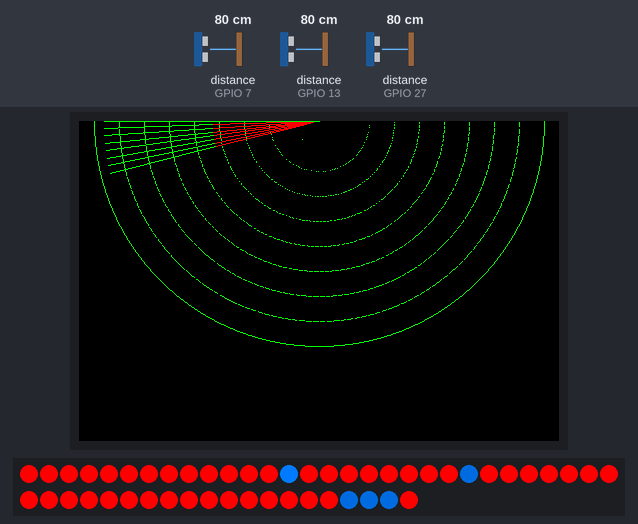
Simulated run of this sketch. Board: ESP32. Parts: 480×320 colour display, 50 RGB LEDs in strip order, left to right, continuing on the next row. Wiring (inferred from the names in the program): 3 × ultrasonic range finder: trigger GPIO 8, echo GPIO 7 / trigger GPIO 12, echo GPIO 13 / trigger GPIO 33, echo GPIO 27. Inputs (shaded band) come from the test bench; at power-on: distance to the obstacle (sensors on GPIO 7, GPIO 13, GPIO 27) 80 cm. The echo pulse lasts 58.3 µs per cm; what the sketch prints to the serial monitor is not drawn.

Above: at 4.6 s.
4.7 s: distance to the obstacle (sensor on GPIO 7) set to 2 cm
At 6.0 s:
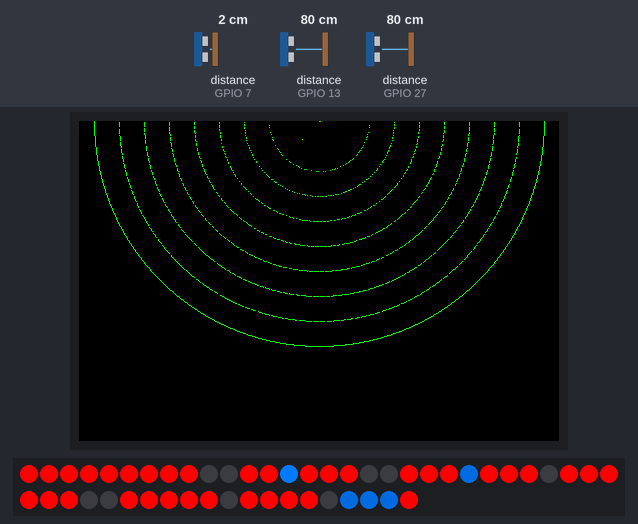
7.3 s: distance to the obstacle (sensor on GPIO 13) set to 2 cm
At 8.1 s:
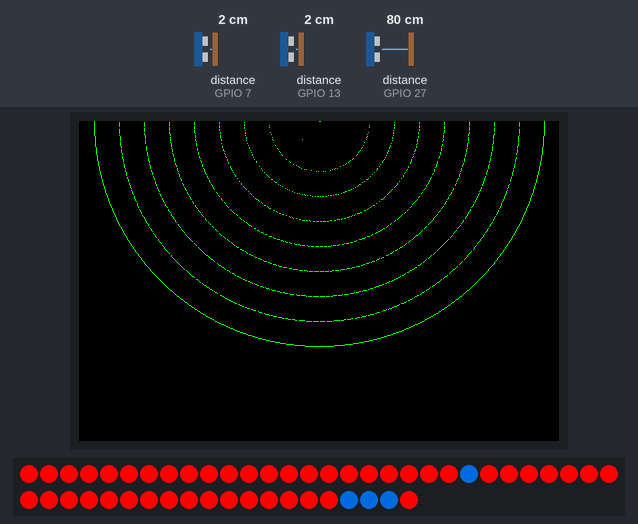
9.4 s: distance to the obstacle (sensor on GPIO 27) set to 2 cm
At 10.81 s:
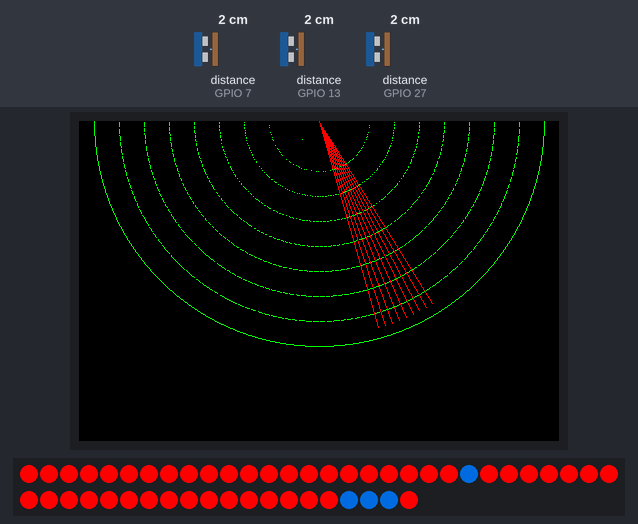
12.1 s: distance to the obstacle (sensor on GPIO 7) set to 18 cm
At 13.22 s:
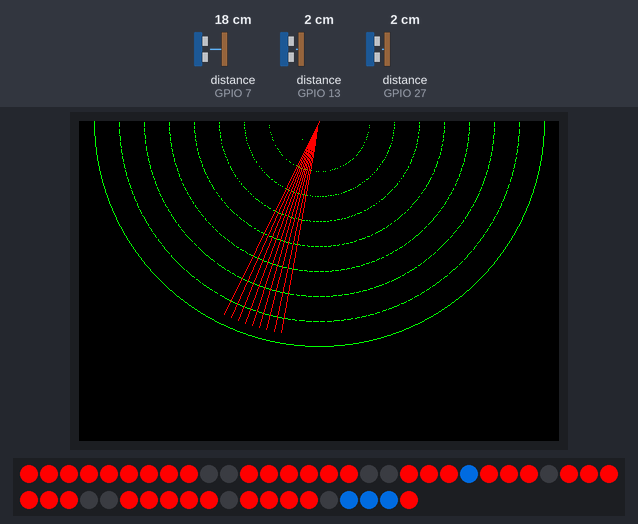
14.5 s: distance to the obstacle (sensor on GPIO 13) set to 18 cm
18.8 s: distance to the obstacle (sensor on GPIO 27) set to 9 cm
At 22.88 s:
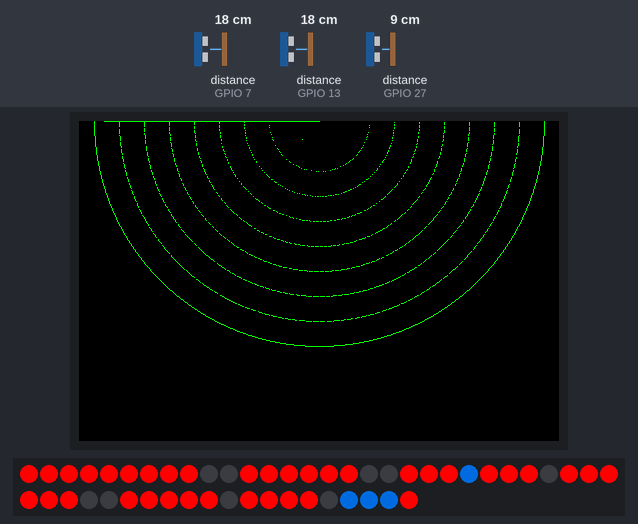

Measured:
- after the input at 7.3 s, the display: first differs from a run without the input after 0.65 s (image 2)

The sketch:

Ultrasonic_Radar.ino
```cpp
#include <SPI.h>
#include <WS2812FX.h>
#include "Adafruit_GFX.h"
#include "Adafruit_HX8357.h"
#include "myhead.h"

TaskHandle_t Task1;
TaskHandle_t Task2;

// Define the current state for each sensor
SensorState sensor1State = SENSOR1_FAR;
SensorState sensor2State = SENSOR2_FAR;
SensorState sensor3State = SENSOR3_NO;

int width = 480;
int height = 320;
uint16_t black = 0x0000;
uint16_t green = 0x07E0;
uint16_t skyBlue = 0x007BFF;
uint16_t red = 0xF800;

Trail trails[MAX_TRAILS];
int trailIndex = 0;

const int trigPins[NUM_SENSORS] = {trigPin1, trigPin2, trigPin3};
const int echoPins[NUM_SENSORS] = {echoPin1, echoPin2, echoPin3};

unsigned long lastChange = 0;
int state = 0;
bool ledNeedReset = false;

const int pattern1[] = {0, 1, 2, 3, 4, 8, 11, 16, 19, 25, 27, 32, 35, 39, 41, 42, 43, 44};
const int pattern2[] = {5, 6, 7, 12, 15, 20, 24, 28, 31, 36, 37, 38};
const int pattern3[] = {13, 14, 21, 23, 29, 30};
const int pattern4[] = {9, 10, 17, 18, 26, 33, 34, 40, 45};


// Screen controller
Adafruit_HX8357 tft = Adafruit_HX8357(TFT_CS, TFT_DC, TFT_RST);

// LED controller
WS2812FX ws2812fx = WS2812FX(LED_COUNT, LED_PIN, NEO_GRB + NEO_KHZ800);

int led_state = BLUE_BREATH;

void setup() {
  Serial.begin(115200);
  delay(250);

  screenSetup();
  screenReset();
  delay(250);

  sensorSetup();
  delay(250);

  ledSetup();
  delay(250);

  xTaskCreatePinnedToCore(
                    TaskSensor,   /* Task function. */
                    "Task1",     /* name of task. */
                    10000,       /* Stack size of task */
                    NULL,        /* parameter of the task */
                    1,           /* priority of the task */
                    &Task1,      /* Task handle to keep track of created task */
                    0);          /* pin task to core 0 */
  delay(500);

  xTaskCreatePinnedToCore(
                    TaskLED,   /* Task function. */
                    "Task2",     /* name of task. */
                    10000,       /* Stack size of task */
                    NULL,        /* parameter of the task */
                    1,           /* priority of the task */
                    &Task2,      /* Task handle to keep track of created task */
                    1);          /* pin task to core 1 */
  delay(500);
}

void loop() {
}

void TaskSensor(void * pvParameters){
  for (;;) {
    drawRadar(false);
    runSensor();
    drawRadar(true);
    runSensor();
  }
}

void TaskLED(void * pvParameters){
  for (;;) {
    ledReaction();
  }
}

void screenSetup() {
  tft.begin();
  delay(1000);
  tft.fillScreen(black);
  tft.setRotation(1);
  tft.setCursor(0,0);
}

void screenReset() {
  // set background
  tft.fillScreen(black);

  // set initial graphic
  for (int r = 0; r < (width / 2); r += 25) {
    tft.drawCircle(width / 2, 0, r, green);
  }
}

void ledSetup() {
  ws2812fx.init();
  ws2812fx.setBrightness(255);
  ws2812fx.setSpeed(2000);
  ws2812fx.setColor(skyBlue);
  ws2812fx.setMode(FX_MODE_FADE);
  ws2812fx.start();
}

void keepPattern4Off() {
  for (int i = 0; i < sizeof(pattern4) / sizeof(pattern4[0]); i++) {
    ws2812fx.setPixelColor(pattern4[i], BLACK);
  }
}

uint16_t CustomMode1(void) {

  for (int i = 0; i < sizeof(pattern2); i++) {
    ws2812fx.setPixelColor(pattern2[i], skyBlue);
  }
  for (int i = 0; i < sizeof(pattern1); i++) {
    ws2812fx.setPixelColor(pattern1[i], RED);
  }

  ws2812fx.setPixelColor(7, skyBlue);
  ws2812fx.setPixelColor(12, skyBlue);
  ws2812fx.setPixelColor(13, skyBlue);
  ws2812fx.setBrightness(255);

  keepPattern4Off();
  ws2812fx.show();
  return 0;
}

uint16_t CustomMode2(void) {


  for (int i = 0; i < sizeof(pattern3); i++) {
    ws2812fx.setPixelColor(pattern3[i], skyBlue);
  }
  for (int i = 0; i < sizeof(pattern1); i++) {
    ws2812fx.setPixelColor(pattern1[i], RED);
  }
  for (int i = 0; i < sizeof(pattern2); i++) {
    ws2812fx.setPixelColor(pattern2[i], RED);
  }

  ws2812fx.setPixelColor(13, skyBlue);
  ws2812fx.setPixelColor(7, RED);
  ws2812fx.setPixelColor(12, RED);
  ws2812fx.setBrightness(255);

  keepPattern4Off();
  ws2812fx.show();
  return 0;
}

uint16_t CustomMode3(void) {

  for (int i = 0; i < sizeof(pattern1); i++) {
    ws2812fx.setPixelColor(pattern1[i], RED);
  }
  for (int i = 0; i < sizeof(pattern2); i++) {
    ws2812fx.setPixelColor(pattern2[i], RED);
  }
  for (int i = 0; i < sizeof(pattern3); i++) {
    ws2812fx.setPixelColor(pattern3[i], RED);
  }
  ws2812fx.setBrightness(255);

  keepPattern4Off();
  ws2812fx.show();
  return 0;
}

void ledReaction() {
  if (led_state == BLUE_BREATH && ledNeedReset) {
    ledNeedReset = false;
    ws2812fx.setBrightness(255);
    ws2812fx.setSpeed(2000);
    ws2812fx.setColor(skyBlue);
    ws2812fx.setMode(FX_MODE_FADE);
  }
  else if (led_state == DISTANCE1) {
    ws2812fx.setCustomMode(CustomMode1);
    ws2812fx.setMode(FX_MODE_CUSTOM);
  }
  else if (led_state == DISTANCE2) {
    ws2812fx.setCustomMode(CustomMode2);
    ws2812fx.setMode(FX_MODE_CUSTOM);
  }
  else if (led_state == DISTANCE3) {
    ws2812fx.setCustomMode(CustomMode3);
    ws2812fx.setMode(FX_MODE_CUSTOM);
  }

  ws2812fx.service();
}

void drawRadar(bool reverse) {
  int prev_x = 0;
  int prev_y = 0;

  int start_angle = reverse ? 0 : 200;
  int end_angle = reverse ? 200 : -20;
  int step = reverse ? 2 : -2;

  for (int i = start_angle; reverse ? (i < end_angle) : (i > end_angle); i += step) {
    int angle = i;

    // Clear the oldest trail
    if (trailIndex >= MAX_TRAILS) {
      int clearIndex = (trailIndex + 1) % MAX_TRAILS;
      tft.drawLine(width / 2, 0, trails[clearIndex].end_x, trails[clearIndex].end_y, black);
      tft.drawLine(width / 2, 0, trails[clearIndex].mid_x, trails[clearIndex].mid_y, black);
      tft.drawLine(trails[clearIndex].mid_x, trails[clearIndex].mid_y, trails[clearIndex].end_x, trails[clearIndex].end_y, black);
    }

    // Calculate the radius of the outermost concentric circle
    int max_radius = (width / 2) - 25;

    // Calculate the end point of the line
    int end_x = width / 2 + cos(PI / 180 * angle) * max_radius;
    int end_y = sin(PI / 180 * angle) * max_radius;
    int mid_x = width / 2 + cos(PI / 180 * angle) * (max_radius / 2);
    int mid_y = sin(PI / 180 * angle) * (max_radius / 2);

    // Determine the current sensor state based on the angle
    SensorState currentState;
    if (angle >= 0 && angle < 60) {
      currentState = sensor1State;
    } else if (angle >= 60 && angle < 120) {
      currentState = sensor2State;
    } else if (angle >= 120 && angle < 180) {
      currentState = sensor3State;
    } else {
      currentState = SENSOR1_NO; // Default to SENSOR1_NO for angles outside 0-180
    }

    // Draw the line based on the current sensor state
    switch (currentState) {
      case SENSOR1_NEAR:
      case SENSOR2_NEAR:
      case SENSOR3_NEAR:
        // Draw the entire line in red
        tft.drawLine(width / 2, 0, end_x, end_y, red);
        // Update the trail to full length
        trails[trailIndex % MAX_TRAILS].mid_x = end_x;
        trails[trailIndex % MAX_TRAILS].mid_y = end_y;
        trails[trailIndex % MAX_TRAILS].end_x = end_x;
        trails[trailIndex % MAX_TRAILS].end_y = end_y;
        break;
      case SENSOR1_FAR:
      case SENSOR2_FAR:
      case SENSOR3_FAR:
        // Draw half the line in red and half in green
        tft.drawLine(width / 2, 0, mid_x, mid_y, red);
        tft.drawLine(mid_x, mid_y, end_x, end_y, green);
        // Update the trail to the midpoint and full length
        trails[trailIndex % MAX_TRAILS].mid_x = mid_x;
        trails[trailIndex % MAX_TRAILS].mid_y = mid_y;
        trails[trailIndex % MAX_TRAILS].end_x = end_x;
        trails[trailIndex % MAX_TRAILS].end_y = end_y;
        break;
        break;
      case SENSOR1_NO:
      case SENSOR2_NO:
      case SENSOR3_NO:
      default:
        // Draw the entire line in green
        tft.drawLine(width / 2, 0, end_x, end_y, green);
        // Update the trail to full length
        trails[trailIndex % MAX_TRAILS].mid_x = end_x;
        trails[trailIndex % MAX_TRAILS].mid_y = end_y;
        trails[trailIndex % MAX_TRAILS].end_x = end_x;
        trails[trailIndex % MAX_TRAILS].end_y = end_y;
        break;
    }

    // Update the trail
    trailIndex++;

    vTaskDelay(6 / portTICK_PERIOD_MS);
  }
}

void sensorSetup(){
  for (int i = 0; i < NUM_SENSORS; i++) {
    pinMode(trigPins[i], OUTPUT);
    pinMode(echoPins[i], INPUT);
  }
}

void runSensor(){
  long distances[NUM_SENSORS] = {0};

  for (int i = 0; i < NUM_SENSORS; i++) {
    long duration = 0;

    // Clear the trigPin
    digitalWrite(trigPins[i], LOW);
    delayMicroseconds(2);
    // Send a 10-microsecond pulse to trigger the ultrasonic senso
    digitalWrite(trigPins[i], HIGH);
    delayMicroseconds(10);
    digitalWrite(trigPins[i], LOW);
    // Read the duration of the echo pulse
    duration = pulseIn(echoPins[i], HIGH);

    // Calculate the distance in centimeters (cm)
    distances[i] = duration * 0.034 / 2;

    // Print the distance to the serial monitor
    Serial.print("Distance from sensor ");
    Serial.print(i);
    Serial.print(": ");
    Serial.print(distances[i]);
    Serial.println(" cm");

    // Update Screen States
    if (i == 0 && distances[i] > FAR_BOUND)
      sensor1State = SENSOR1_NO;
    else if (i == 1 && distances[i] > FAR_BOUND)
      sensor2State = SENSOR2_NO;
    else if (i == 2 && distances[i] > FAR_BOUND)
      sensor3State = SENSOR3_NO;
    else if (i == 0 && distances[i] < NEAR_BOUND)
      sensor1State = SENSOR1_NEAR;
    else if (i == 1 && distances[i] < NEAR_BOUND)
      sensor2State = SENSOR2_NEAR;
    else if (i == 2 && distances[i] < NEAR_BOUND)
      sensor3State = SENSOR3_NEAR;
    else if (i == 0 && distances[i] < FAR_BOUND && distances[i] > NEAR_BOUND)
      sensor1State = SENSOR1_FAR;
    else if (i == 1 && distances[i] < FAR_BOUND && distances[i] > NEAR_BOUND)
      sensor2State = SENSOR2_FAR;
    else if (i == 2 && distances[i] < FAR_BOUND && distances[i] > NEAR_BOUND)
      sensor3State = SENSOR3_FAR;

    vTaskDelay(100 / portTICK_PERIOD_MS);
  }

  // find min distance
  long minDistance = distances[0];
  for (int i = 1; i < NUM_SENSORS; i++) {
      if (distances[i] < minDistance) {
          minDistance = distances[i];
      }
  }

  if (minDistance < 50){
    Serial.println("Set Sate: DISTANCE3");
    led_state = DISTANCE3;
  }
  else if (minDistance >= 50 && minDistance < 100){
    Serial.println("Set Sate: DISTANCE2");
    led_state = DISTANCE2;
  }
  else if (minDistance >= 100 && minDistance < 150){
    Serial.println("Set Sate: DISTANCE1");
    led_state = DISTANCE1;
  }
  else{
    if (led_state != BLUE_BREATH){
      ledNeedReset = true;
    }
    led_state = BLUE_BREATH;
  }

  Serial.println();
}
```

myhead.h
```cpp
// Ultrasonic Sensor
// Screen stop moving: 21, 19, 5, 4
// Sensor gpio error: 36, 39
#define NUM_SENSORS 3

#define trigPin1 8
#define echoPin1 7
#define trigPin2 12
#define echoPin2 13
#define trigPin3 33
#define echoPin3 27


// LED Stripe
#define LED_COUNT 50
#define LED_PIN 14

#define TRANSITION_SPEED 400

enum LEDState {
  BLUE_BREATH,
  DISTANCE1,
  DISTANCE2,
  DISTANCE3,
};


// Screen
#define TFT_CS   15
#define TFT_DC   33
#define TFT_RST  -1

#define MAX_TRAILS 10

struct Trail {
  int mid_x;
  int mid_y;
  int end_x;
  int end_y;
};


// Screen States
#define NEAR_BOUND  50
#define FAR_BOUND   150

enum SensorState {
  SENSOR1_NEAR,
  SENSOR1_FAR,
  SENSOR1_NO,
  SENSOR2_NEAR,
  SENSOR2_FAR,
  SENSOR2_NO,
  SENSOR3_NEAR,
  SENSOR3_FAR,
  SENSOR3_NO
};
```
